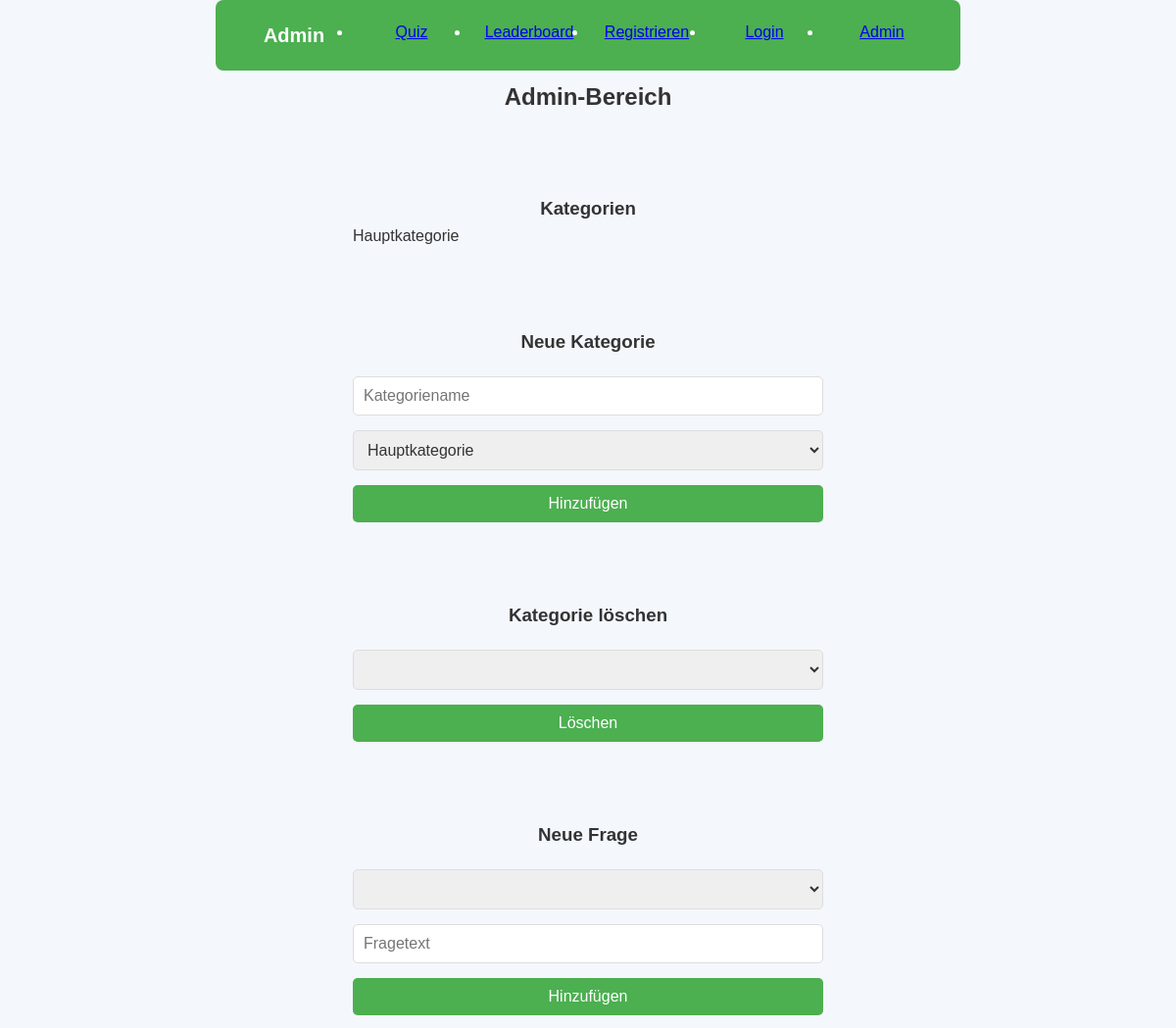
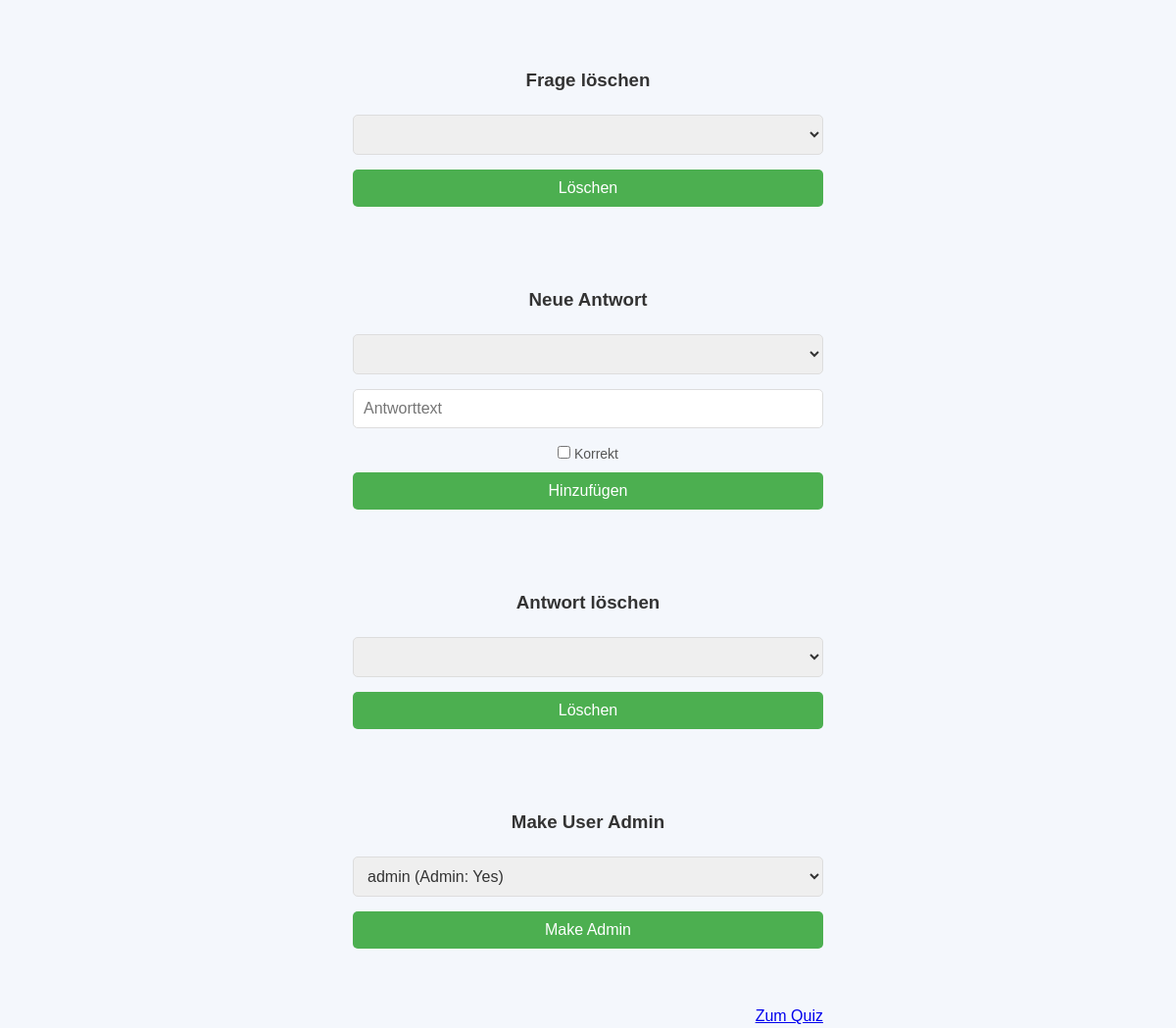
/admin.php (signed in), run on an earlier commit of the app's database (2 pictures, top to bottom).
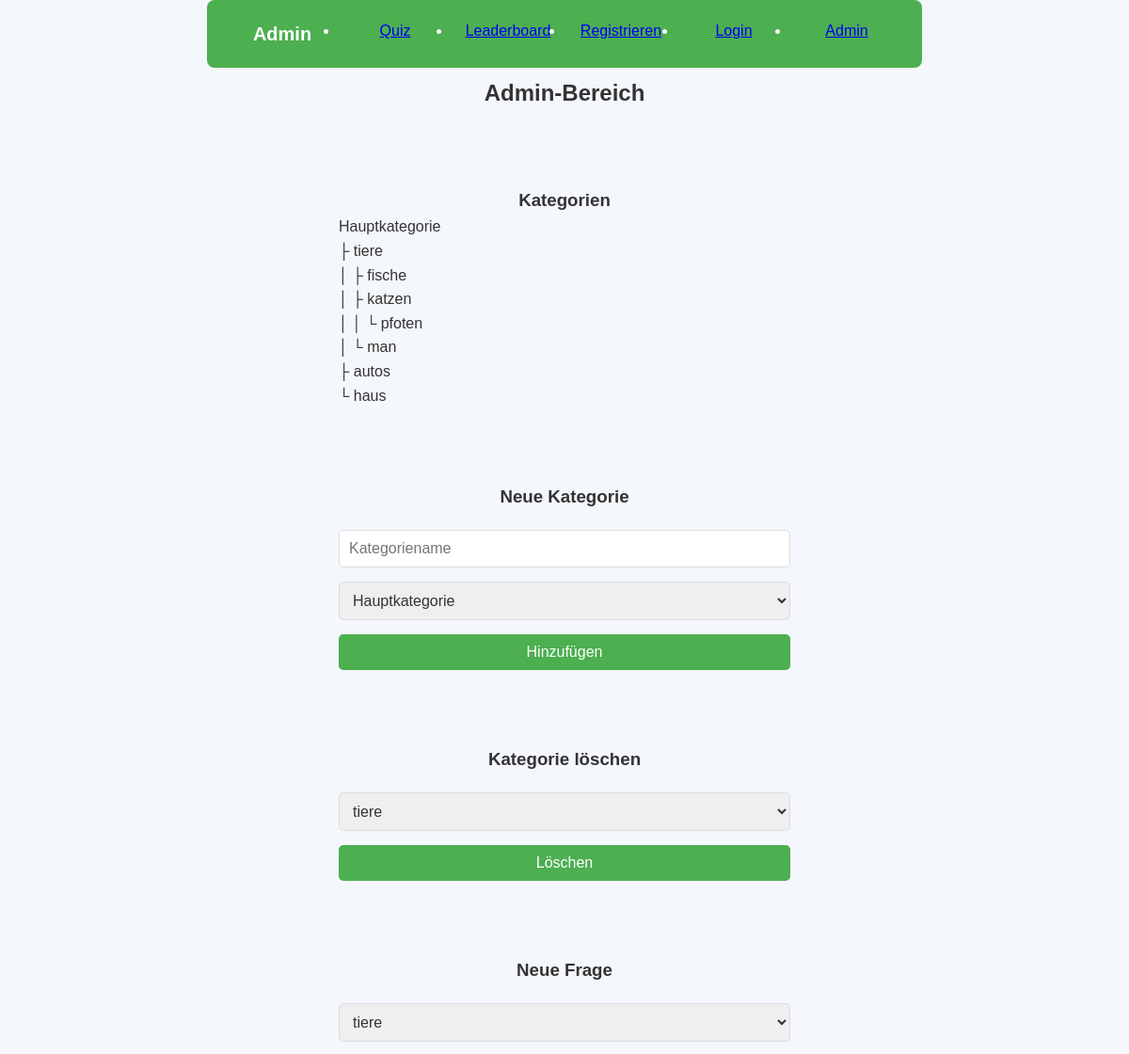
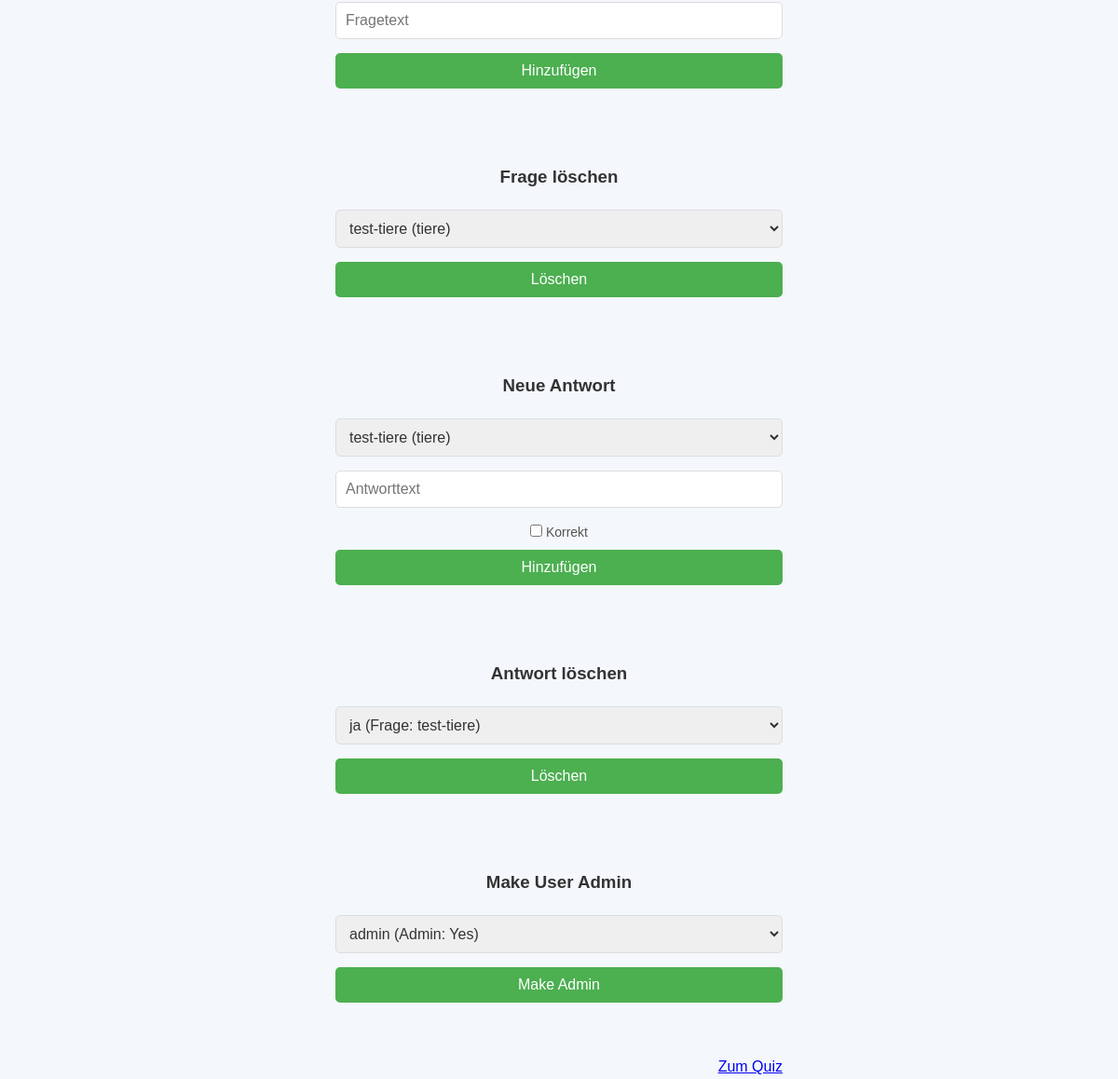
And on a later commit of the database (2 pictures, top to bottom).
### tables this page shows
CREATE TABLE category
(
    id        INT AUTO_INCREMENT PRIMARY KEY,
    name      VARCHAR(255) NOT NULL UNIQUE,
    parent_id INT DEFAULT NULL,
    FOREIGN KEY (parent_id) REFERENCES category (id) ON DELETE SET NULL
);

### admin.php (the view, shortened to what this page needs)
<head>
    <link rel='stylesheet' href='style.css'>
</head>
<body>
<header>
    <h2>Admin</h2>
    <nav>
        <ul>
            <li><a href="quiz.php">Quiz</a></li>
            <li><a href="leaderboard.php">Leaderboard</a></li>
            <li><a href="register.php">Registrieren</a></li>
            <li><a href="login.php">Login</a></li>
            <li><a href="admin.php">Admin</a></li>
        </ul>
    </nav>
</header>
<?php
require 'db.php';
$categories = $pdo->query("SELECT * FROM category")->fetchAll();
$categories_usable = $pdo->query("SELECT * FROM category WHERE parent_id IS NOT NULL")->fetchAll();
$questions = $pdo->query("SELECT q.id, q.text, c.name FROM question q JOIN category c ON q.category_id = c.id")->fetchAll();
$answers = $pdo->query("SELECT a.id, a.text, q.text AS question FROM answer a JOIN question q ON a.question_id = q.id")->fetchAll();
$users = $pdo->query("SELECT id, username, is_admin FROM user")->fetchAll();
function getCategories($parent_id = null, $prefix = "")
{
    global $pdo;
    $stmt = $pdo->prepare("SELECT id, name FROM category WHERE parent_id " . (is_null($parent_id) ? "IS NULL" : "= :parent_id") . " ORDER BY id ASC");
    if (!is_null($parent_id)) {
        $stmt->bindParam(':parent_id', $parent_id, PDO::PARAM_INT);
    }
    $stmt->execute();
    $categories = $stmt->fetchAll(PDO::FETCH_ASSOC);
    $count = count($categories);
    foreach ($categories as $index => $category) {
        $isLast = ($index === $count - 1);
        echo sprintf("%s%s%s<br>", $prefix, $isLast ? ($parent_id != null ? " └ " : "") : "   ├ ", $category['name']);
        getCategories($category['id'], $prefix . ($isLast ? "   " : "│  "));
    }
}
?>
<link rel="stylesheet" href="style.css">
<h2>Admin-Bereich</h2>
<div class="admin-section">
    <h3>Kategorien</h3>
    <?php getCategories(); ?>
</div>
<div class="admin-section">
    <h3>Neue Kategorie</h3>
    <form method="post">
        <input type="text" name="category_name" placeholder="Kategoriename" required>
        <select name="parent_id">
            <?php foreach ($categories as $cat) {
                echo "<option value='{$cat['id']}'>{$cat['name']}</option>";
            } ?>
        </select>
        <button type="submit" name="new_category">Hinzufügen</button>
    </form>
</div>
<div class="admin-section">
    <h3>Kategorie löschen</h3>
    <form method="post">
        <select name="category_id" required>
            <?php foreach ($categories_usable as $cat) {
                echo "<option value='{$cat['id']}'>{$cat['name']}</option>";
            } ?>
        </select>
        <button type="submit" name="delete_category">Löschen</button>
    </form>
</div>
<div class="admin-section">
    <h3>Neue Frage</h3>
    <form method="post">
        <select name="category_id" required>
            <?php foreach ($categories_usable as $cat) {
                echo "<option value='{$cat['id']}'>{$cat['name']}</option>";
            } ?>
        </select>
        <input type="text" name="question_text" placeholder="Fragetext" required>
        <button type="submit" name="new_question">Hinzufügen</button>
    </form>
</div>
<div class="admin-section">
    <h3>Frage löschen</h3>
    <form method="post">
        <select name="question_id" required>
            <?php foreach ($questions as $q) {
                echo "<option value='{$q['id']}'>{$q['text']} ({$q['name']})</option>";
            } ?>
        </select>
        <button type="submit" name="delete_question">Löschen</button>
    </form>
</div>
<div class="admin-section">
    <h3>Neue Antwort</h3>
    <form method="post">
        <select name="question_id" required>
            <?php foreach ($questions as $q) {
                echo "<option value='{$q['id']}'>{$q['text']} ({$q['name']})</option>";
            } ?>
        </select>
        <input type="text" name="answer_text" placeholder="Antworttext" required>
        <label><input type="checkbox" name="is_correct"> Korrekt</label>
        <button type="submit" name="new_answer">Hinzufügen</button>
    </form>
</div>
<div class="admin-section">
    <h3>Antwort löschen</h3>
    <form method="post">
        <select name="answer_id" required>
            <?php foreach ($answers as $a) {
                echo "<option value='{$a['id']}'>{$a['text']} (Frage: {$a['question']})</option>";
            } ?>
        </select>
        <button type="submit" name="delete_answer">Löschen</button>
    </form>
</div>
<div class="admin-section">
    <h3>Make User Admin</h3>
    <form method="post">
        <select name="user_id" required>
            <?php foreach ($users as $user) {
                echo "<option value='{$user['id']}'>{$user['username']} (Admin: " . ($user['is_admin'] ? 'Yes' : 'No') . ")</option>";
            } ?>
        </select>
        <button type="submit" name="make_admin">Make Admin</button>
    </form>
</div>
<a href="quiz.php">Zum Quiz</a>
</body>

### style.css (style rules this page uses)
* { margin: 0; padding: 0; box-sizing: border-box; }
body { display: flex; font-family: 'Arial', sans-serif; background-color: #f4f7fc; color: #333; line-height: 1.6; margin: 0; justify-content: center; flex-wrap: wrap; padding-left: 20vw; padding-right: 20vw; }
li { width: 100vw }
nav { width: 50vw }
ul { width: 50vw; display: flex; justify-content: right; justify-items: right; }
h2 { width: 100vw; text-align: center; }
header h2 { width: 10vw; font-size: 2.5vh; }
.admin-section { margin-top: 10vh; width: 40vw; }
.admin-section button { width: 100vw; }
a { margin-top: 7vh; width: 40vw; text-align: right; }
header { text-align: center; padding: 20px; background-color: #4CAF50; color: white; border-radius: 1vh; display: flex; flex-wrap: nowrap; width: 100vw; margin-bottom: 1vh; }
button { background-color: #4CAF50; color: white; padding: 10px 20px; border: none; border-radius: 5px; cursor: pointer; font-size: 16px; transition: background-color 0.3s; }
form { margin-top: 20px; display: flex; flex-wrap: wrap; justify-content: center; }
h3 { text-align: center; }
label { display: block; margin-bottom: 8px; font-size: 14px; color: #555; }
input[type="text"], input[type="password"], input[type="email"], textarea, select { width: 100%; padding: 10px; border-radius: 5px; border: 1px solid #ddd; margin-bottom: 15px; font-size: 16px; color: #333; }

What changed in the data, as far as the page shows it:
added category: parent_id "├", name "tiere", shown under "Hauptkategorie"
added category: prefix "│", parent_id "├", name "fische", shown under "tiere"
added category: prefix "│", parent_id "├", name "katzen", shown under "tiere"
added category: prefix "│ │", parent "└", name "pfoten", shown under "katzen"
added category: prefix "│", parent_id "└", name "man", shown under "tiere"
added category: parent_id "├", name "autos", shown under "Hauptkategorie"
added category: parent_id "└", name "haus", shown under "Hauptkategorie"
Also different on the page:
form field category_id: (not shown) → "tiere"
form field question_id: (not shown) → "test-tiere (tiere)"
form field answer_id: (not shown) → "ja (Frage: test-tiere)"
